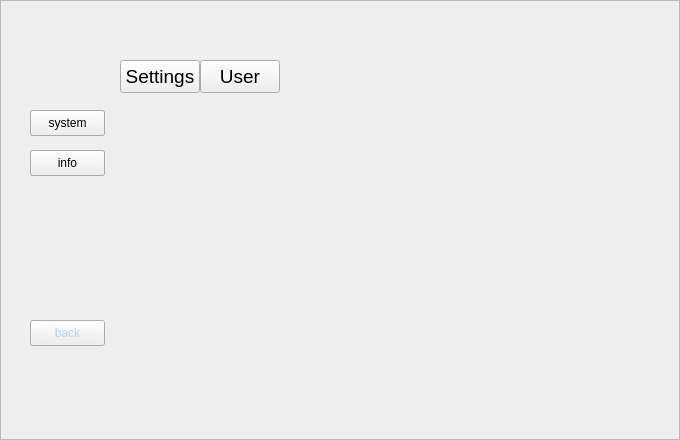
<?xml version="1.0" encoding="UTF-8"?>
<ui version="4.0">
 <class>MainDialog</class>
 <widget class="QDialog" name="MainDialog">
  <property name="geometry">
   <rect>
    <x>0</x>
    <y>0</y>
    <width>680</width>
    <height>440</height>
   </rect>
  </property>
  <property name="contextMenuPolicy">
   <enum>Qt::NoContextMenu</enum>
  </property>
  <property name="windowTitle">
   <string>Dialog</string>
  </property>
  <property name="styleSheet">
   <string notr="true"/>
  </property>
  <widget class="QFrame" name="frame">
   <property name="geometry">
    <rect>
     <x>0</x>
     <y>0</y>
     <width>680</width>
     <height>440</height>
    </rect>
   </property>
   <property name="contextMenuPolicy">
    <enum>Qt::NoContextMenu</enum>
   </property>
   <property name="styleSheet">
    <string notr="true">#frame{border-image: url(:/images/images/settings.png);}</string>
   </property>
   <property name="frameShape">
    <enum>QFrame::StyledPanel</enum>
   </property>
   <property name="frameShadow">
    <enum>QFrame::Raised</enum>
   </property>
   <widget class="QStackedWidget" name="stackedWidget">
    <property name="geometry">
     <rect>
      <x>120</x>
      <y>93</y>
      <width>541</width>
      <height>321</height>
     </rect>
    </property>
    <property name="styleSheet">
     <string notr="true"/>
    </property>
    <property name="currentIndex">
     <number>-1</number>
    </property>
   </widget>
   <widget class="QStackedWidget" name="stackedTitle">
    <property name="geometry">
     <rect>
      <x>120</x>
      <y>60</y>
      <width>541</width>
      <height>33</height>
     </rect>
    </property>
    <property name="styleSheet">
     <string notr="true"/>
    </property>
    <property name="currentIndex">
     <number>1</number>
    </property>
    <widget class="QWidget" name="systemtab">
     <widget class="QPushButton" name="account">
      <property name="geometry">
       <rect>
        <x>0</x>
        <y>0</y>
        <width>80</width>
        <height>33</height>
       </rect>
      </property>
      <property name="font">
       <font>
        <pointsize>14</pointsize>
       </font>
      </property>
      <property name="contextMenuPolicy">
       <enum>Qt::NoContextMenu</enum>
      </property>
      <property name="styleSheet">
       <string notr="true">QPushButton{
	border-image: url(:/images/images/panel_normal.png);
	color: rgb(5, 106, 183);
	outline:none;
}
</string>
      </property>
      <property name="text">
       <string>connect</string>
      </property>
     </widget>
     <widget class="QPushButton" name="network">
      <property name="geometry">
       <rect>
        <x>80</x>
        <y>0</y>
        <width>80</width>
        <height>33</height>
       </rect>
      </property>
      <property name="font">
       <font>
        <pointsize>14</pointsize>
       </font>
      </property>
      <property name="contextMenuPolicy">
       <enum>Qt::NoContextMenu</enum>
      </property>
      <property name="styleSheet">
       <string notr="true"/>
      </property>
      <property name="text">
       <string>network</string>
      </property>
     </widget>
     <widget class="QPushButton" name="restore">
      <property name="geometry">
       <rect>
        <x>240</x>
        <y>0</y>
        <width>80</width>
        <height>33</height>
       </rect>
      </property>
      <property name="font">
       <font>
        <pointsize>14</pointsize>
       </font>
      </property>
      <property name="contextMenuPolicy">
       <enum>Qt::NoContextMenu</enum>
      </property>
      <property name="styleSheet">
       <string notr="true"/>
      </property>
      <property name="text">
       <string>recovery</string>
      </property>
     </widget>
     <widget class="QPushButton" name="update">
      <property name="geometry">
       <rect>
        <x>160</x>
        <y>0</y>
        <width>80</width>
        <height>33</height>
       </rect>
      </property>
      <property name="font">
       <font>
        <pointsize>14</pointsize>
       </font>
      </property>
      <property name="contextMenuPolicy">
       <enum>Qt::NoContextMenu</enum>
      </property>
      <property name="styleSheet">
       <string notr="true"/>
      </property>
      <property name="text">
       <string>update</string>
      </property>
     </widget>
     <widget class="QPushButton" name="password">
      <property name="geometry">
       <rect>
        <x>320</x>
        <y>0</y>
        <width>80</width>
        <height>33</height>
       </rect>
      </property>
      <property name="font">
       <font>
        <pointsize>14</pointsize>
        <weight>50</weight>
        <italic>false</italic>
        <bold>false</bold>
       </font>
      </property>
      <property name="contextMenuPolicy">
       <enum>Qt::NoContextMenu</enum>
      </property>
      <property name="styleSheet">
       <string notr="true"/>
      </property>
      <property name="text">
       <string>passwd</string>
      </property>
     </widget>
    </widget>
    <widget class="QWidget" name="usertab">
     <widget class="QPushButton" name="display">
      <property name="geometry">
       <rect>
        <x>0</x>
        <y>0</y>
        <width>80</width>
        <height>33</height>
       </rect>
      </property>
      <property name="font">
       <font>
        <pointsize>14</pointsize>
       </font>
      </property>
      <property name="contextMenuPolicy">
       <enum>Qt::NoContextMenu</enum>
      </property>
      <property name="styleSheet">
       <string notr="true"/>
      </property>
      <property name="text">
       <string>Settings</string>
      </property>
     </widget>
     <widget class="QPushButton" name="titleUser">
      <property name="geometry">
       <rect>
        <x>80</x>
        <y>0</y>
        <width>80</width>
        <height>33</height>
       </rect>
      </property>
      <property name="font">
       <font>
        <pointsize>14</pointsize>
       </font>
      </property>
      <property name="contextMenuPolicy">
       <enum>Qt::NoContextMenu</enum>
      </property>
      <property name="styleSheet">
       <string notr="true"/>
      </property>
      <property name="text">
       <string>User</string>
      </property>
     </widget>
    </widget>
    <widget class="QWidget" name="checktab">
     <widget class="QPushButton" name="ping">
      <property name="geometry">
       <rect>
        <x>0</x>
        <y>0</y>
        <width>80</width>
        <height>33</height>
       </rect>
      </property>
      <property name="font">
       <font>
        <pointsize>14</pointsize>
       </font>
      </property>
      <property name="contextMenuPolicy">
       <enum>Qt::NoContextMenu</enum>
      </property>
      <property name="styleSheet">
       <string notr="true"/>
      </property>
      <property name="text">
       <string>Ping</string>
      </property>
     </widget>
     <widget class="QPushButton" name="log">
      <property name="geometry">
       <rect>
        <x>80</x>
        <y>0</y>
        <width>80</width>
        <height>33</height>
       </rect>
      </property>
      <property name="font">
       <font>
        <pointsize>14</pointsize>
       </font>
      </property>
      <property name="contextMenuPolicy">
       <enum>Qt::NoContextMenu</enum>
      </property>
      <property name="styleSheet">
       <string notr="true"/>
      </property>
      <property name="text">
       <string>Log</string>
      </property>
     </widget>
    </widget>
    <widget class="QWidget" name="infotab"/>
   </widget>
   <widget class="QPushButton" name="user">
    <property name="geometry">
     <rect>
      <x>30</x>
      <y>150</y>
      <width>75</width>
      <height>26</height>
     </rect>
    </property>
    <property name="contextMenuPolicy">
     <enum>Qt::NoContextMenu</enum>
    </property>
    <property name="styleSheet">
     <string notr="true"/>
    </property>
    <property name="text">
     <string>user</string>
    </property>
   </widget>
   <widget class="QPushButton" name="back">
    <property name="geometry">
     <rect>
      <x>30</x>
      <y>320</y>
      <width>75</width>
      <height>26</height>
     </rect>
    </property>
    <property name="contextMenuPolicy">
     <enum>Qt::NoContextMenu</enum>
    </property>
    <property name="styleSheet">
     <string notr="true">QPushButton{
	border-image: url(:/images/images/system_normal.png);
	color: rgb(175, 210, 255);
}
QPushButton:focus{
	border-image: url(:/images/images/system_pressed.png);
	color: rgb(175, 210, 255);
}
QPushButton:hover{
	color: rgb(5, 106, 183);
}
QPushButton:pressed{
	color: rgb(175, 210, 255);
}

</string>
    </property>
    <property name="text">
     <string>back</string>
    </property>
   </widget>
   <widget class="QPushButton" name="check">
    <property name="geometry">
     <rect>
      <x>30</x>
      <y>110</y>
      <width>75</width>
      <height>26</height>
     </rect>
    </property>
    <property name="contextMenuPolicy">
     <enum>Qt::NoContextMenu</enum>
    </property>
    <property name="styleSheet">
     <string notr="true"/>
    </property>
    <property name="text">
     <string>check</string>
    </property>
   </widget>
   <widget class="QPushButton" name="info">
    <property name="geometry">
     <rect>
      <x>30</x>
      <y>150</y>
      <width>75</width>
      <height>26</height>
     </rect>
    </property>
    <property name="contextMenuPolicy">
     <enum>Qt::NoContextMenu</enum>
    </property>
    <property name="styleSheet">
     <string notr="true"/>
    </property>
    <property name="text">
     <string>info</string>
    </property>
   </widget>
   <widget class="QPushButton" name="system">
    <property name="geometry">
     <rect>
      <x>30</x>
      <y>110</y>
      <width>75</width>
      <height>26</height>
     </rect>
    </property>
    <property name="contextMenuPolicy">
     <enum>Qt::NoContextMenu</enum>
    </property>
    <property name="styleSheet">
     <string notr="true"/>
    </property>
    <property name="text">
     <string>system</string>
    </property>
   </widget>
   <widget class="QLabel" name="label">
    <property name="geometry">
     <rect>
      <x>250</x>
      <y>10</y>
      <width>150</width>
      <height>49</height>
     </rect>
    </property>
    <property name="contextMenuPolicy">
     <enum>Qt::NoContextMenu</enum>
    </property>
    <property name="styleSheet">
     <string notr="true">border-image: url(:/images/images/YouMengTitle.png);</string>
    </property>
    <property name="text">
     <string/>
    </property>
   </widget>
   <zorder>stackedTitle</zorder>
   <zorder>stackedWidget</zorder>
   <zorder>user</zorder>
   <zorder>back</zorder>
   <zorder>check</zorder>
   <zorder>info</zorder>
   <zorder>system</zorder>
   <zorder>label</zorder>
  </widget>
 </widget>
 <resources/>
 <connections/>
</ui>
